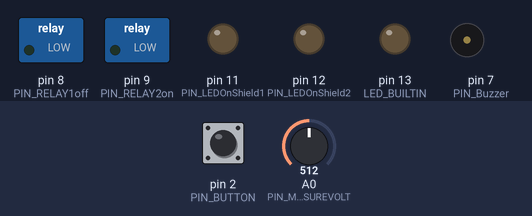
Bench run of a program on a simulated Arduino Uno, built with avr-gcc and run on an emulated ATmega328P. On the bench: switched loads named in the program (green lamp = pin HIGH), output pins drawn as LEDs (lit = HIGH), buzzer (waves = sounding). Dashed ring = blinking. The inputs (shaded band) are chosen by the test bench; at power-on: A0 (PIN_MEASUREVOLT) = 512, pin 2 (PIN_BUTTON) HIGH. Pins used as bus, display or sensor lines are not drawn.

Above: at 1.2 s.
1.3 s: A0 (PIN_MEASUREVOLT) set to 459
4.3 s: A0 (PIN_MEASUREVOLT) set to 442
At 5.8 s:
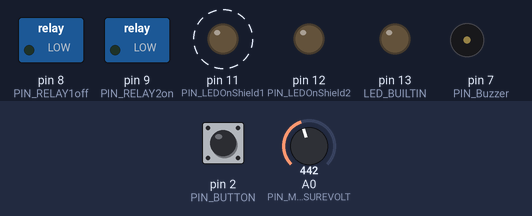
7.3 s: pin 2 (PIN_BUTTON) pulsed LOW 2 times (0.12 s each, 0.3 s apart)
At 9.73 s:
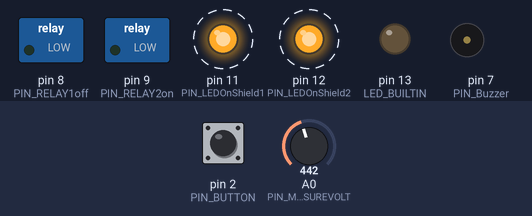
10.9 s: A0 (PIN_MEASUREVOLT) set to 1023
At 13.0 s:
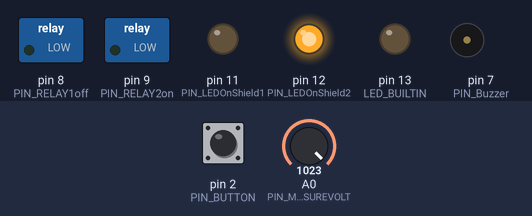
13.9 s: A0 (PIN_MEASUREVOLT) set to 927
16.9 s: A0 (PIN_MEASUREVOLT) set to 904
At 17.26 s:
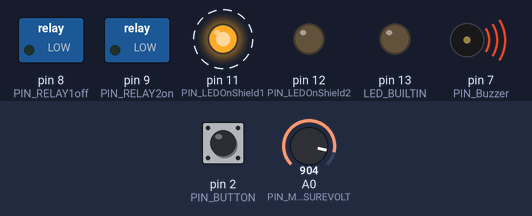
Timing chart, 0 to 19.9 s (numbered marks = the images above; inputs shaded):
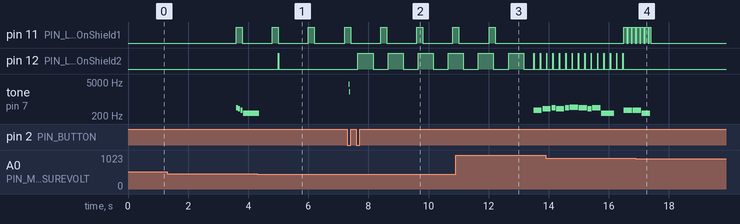

The program:

main.cpp
```cpp
#include <Arduino.h>
#include <SimpleTimer.h>
//#define _serialprint //turns on printing messages

#include "ode2joy.h"
int melodyPlay=0, currNote=0;
int *melody,num_notes;
long melodyPauseBeforeRepeat=0;

SimpleTimer mel_timer;
SimpleTimer timer2;

#define PIN_Buzzer 7
#define PIN_LEDOnShield1 11 //yellow ?
#define PIN_LEDOnShield2 12 //red ?
#define PIN_BUTTON 2
#define PIN_RELAY1off 8
#define PIN_RELAY2on 9
#define PIN_MEASUREVOLT A0

int LEDState=0;
long timeLED;
long LEDFlashOn=10,LEDFlashOff=5000;
void LEDFlashMode(byte mode){
  if(mode==0){ //wait
    LEDFlashOn=10;
    LEDFlashOff=5000;
  }else if(mode==1){ //high
    LEDFlashOn=100;
    LEDFlashOff=40;
  }else if(mode==2){ //low
    LEDFlashOn=200;
    LEDFlashOff=1000;
  }
}
//left yellow(green?) LED
int LEDState2=0;
long timeLED2;
long LEDFlashOn2=10,LEDFlashOff2=5000;
void LEDFlashMode2(byte mode){
  if(mode==0){ //wait (off)
    LEDFlashOn2=10;
    LEDFlashOff2=5000;
  }else if(mode==1){ //high (charging)
    LEDFlashOn2=500;
    LEDFlashOff2=500;
  }else if(mode==2){ //low  (charged (off))
    LEDFlashOn2=10;
    LEDFlashOff2=200;
  }
}
long buttonDownDebounce=0;
int buttonPressed=0;

float voltage=0, voltageCoef=0.015157616f;
const int VArNumReadings = 10;
float VArReadings[VArNumReadings]; //array for sliding average
int VArIndex = 0;                   //current index
float VArSumTotal = 0;
long startTime;

#define BatteryConnectedV 7
#define DischargeAlarmV 12.4 //12.4
#define DischargeAlarmReset 12.6 //12.7

#define EnableAutoChargeV 13.5 //auto can be turned on
#define OffAutoChargeV 13.8 //turn off charging

#define OverchargeAlarmV 14.2  //14.4
#define OverchargeAlarmReset 14.0  //14.2

/*#define VChangeToBalance 0.1 //as small as i can reliably detect
#define BalanceTime 7200000 //2hours (2*3600sec*1000millis)
float lastBalancedV=0;
long startBalanceTime=0;
*/

enum StatesMelodyPlay {st_off,st_melodyPlay,st_forceStopped}; //forceStopped=Silenced (LED continues flashing)
StatesMelodyPlay state_discharged=st_off;
StatesMelodyPlay state_charged=st_off;
int state_AutoCharging=0; // 0/1/-1(fast blinking charged) - starts when charge button pressed, ends via button or high voltage - priority state (when =1)

void repeatMelody();
void timer_call_playmelody() { //////////////////
  /*if(melodyPlay){
    if(currNote==3){//COUNT_NOTES){
      noTone(PIN_Buzzer);
      digitalWrite(PIN_Buzzer,HIGH);
      melodyPlay=0;
    }else{
      //noTone(PIN_Buzzer);
      digitalWrite(PIN_Buzzer,HIGH);
      //delay(20);
      tone(PIN_Buzzer, tones[currNote], durations[currNote]);
      mel_timer.setTimeout(durations[currNote],timer_call_playmelody);
      currNote++;
    }
  }*/
  if(melodyPlay){
    if(currNote>=num_notes){//COUNT_NOTES){
      noTone(PIN_Buzzer);
      digitalWrite(PIN_Buzzer,HIGH);

      if(melodyPauseBeforeRepeat>0){ //its almost playing, so we do not turn off melodyPlay :)
        mel_timer.setTimeout(melodyPauseBeforeRepeat,repeatMelody);
      }else{
        melodyPlay=0;
      }
    }else{
      //noTone(PIN_Buzzer);
      //digitalWrite(PIN_Buzzer,HIGH);
      //delay(20);

      int divider = melody[currNote*2 + 1], noteDuration=0;
      if (divider > 0) {
        noteDuration = (wholenote) / divider;
      } else if (divider < 0) {
        // dotted notes are represented with negative durations!!
        noteDuration = (wholenote) / (-divider);
        noteDuration *= 1.5; // increases the duration in half for dotted notes
      }

      // we only play the note for 90% of the duration, leaving 10% as a pause
      tone(PIN_Buzzer, melody[currNote*2], noteDuration*0.9);

      mel_timer.setTimeout(noteDuration,timer_call_playmelody);
      currNote++;
    }
  }/*else{
    noTone(PIN_Buzzer);
    digitalWrite(PIN_Buzzer,HIGH);
  }*/
}

void startMelody(byte mel_type,long aMelodyPauseBeforeRepeat=0){
  ///////////start melody//////////
  melodyPlay=1;
  currNote=0;
  melodyPauseBeforeRepeat = aMelodyPauseBeforeRepeat;

  if(mel_type==1){ //oda to joy
    melody = melody_oda2joy;
    num_notes=sizeof(melody_oda2joy)/sizeof(melody_oda2joy[0])/2;
    LEDFlashMode(1);
    LEDFlashMode2(0);

  }else if(mel_type==2){ //bach toccata d minor
    melody = melody_bachtocc;
    num_notes=sizeof(melody_bachtocc)/sizeof(melody_bachtocc[0])/2;
    LEDFlashMode(2);
    LEDFlashMode2(0);
  }else if(mel_type==3){ //LionSleepsTonight
    melody = melody_LionSleepsTonight;
    num_notes=sizeof(melody_LionSleepsTonight)/sizeof(melody_LionSleepsTonight[0])/2;
    LEDFlashMode2(2);
  }

  noTone(PIN_Buzzer);
  digitalWrite(PIN_Buzzer,HIGH);
  for(int i=0;i<mel_timer.getNumTimers();i++){
    mel_timer.deleteTimer(i);
  }
  timer_call_playmelody();
}

void repeatMelody(){
  currNote=0;
  timer_call_playmelody();
}

void stopMelody(){
  melodyPlay=0;
  noTone(PIN_Buzzer);
  digitalWrite(PIN_Buzzer,HIGH);
  melodyPauseBeforeRepeat=0;
}

void onButtonPressed() { ////////////////////////

  if(state_AutoCharging!=0){ //turn off charging or fast blinking (charged)
    state_AutoCharging=0;
     //off autocharging:
    digitalWrite(PIN_RELAY1off,HIGH);
    delay(4);
    digitalWrite(PIN_RELAY1off,LOW);
    LEDFlashMode2(0);
    return;
  }

  if(state_discharged==st_melodyPlay){
    state_discharged = st_forceStopped;
    stopMelody();

    tone(PIN_Buzzer, 4000, 20);
    delay(20);
    noTone(PIN_Buzzer);
    //delay(20);
    tone(PIN_Buzzer, 2000, 20);
    delay(20);
    noTone(PIN_Buzzer);
    digitalWrite(PIN_Buzzer,HIGH);
  }else if(state_charged==st_melodyPlay){
    state_charged = st_forceStopped;
    stopMelody();

    tone(PIN_Buzzer, 4000, 20);
    delay(20);
    noTone(PIN_Buzzer);
    //delay(20);
    tone(PIN_Buzzer, 2000, 20);
    delay(20);
    noTone(PIN_Buzzer);
    digitalWrite(PIN_Buzzer,HIGH);
  }else if(state_AutoCharging<=0 && voltage < EnableAutoChargeV){ //turn on charging
    state_AutoCharging=1;
    //on autocharging:
    digitalWrite(PIN_RELAY2on,HIGH);
    delay(4);
    digitalWrite(PIN_RELAY2on,LOW);
    LEDFlashMode2(1);
    return;
  }

}

void OnVoltageMeasured(){ ///////////////////////

  if(state_AutoCharging==1 && voltage > OffAutoChargeV){ //CHARGED! -> turn off auto charging
    state_AutoCharging=-1;
     //off autocharging:
    digitalWrite(PIN_RELAY1off,HIGH);
    delay(4);
    digitalWrite(PIN_RELAY1off,LOW);
    LEDFlashMode2(0);

    startMelody(3,0); //lion sleeps tonight, no repeat (0 interval)
  }

  //discharged:
  if(BatteryConnectedV < voltage && voltage <= DischargeAlarmV){ //low voltage -> discharged
    if(state_discharged==st_off){
      state_discharged=st_melodyPlay;
    }
  }
  if(voltage >= DischargeAlarmReset && state_discharged != st_off){ //low voltage melody turn off
    state_discharged=st_off;
    stopMelody();
    LEDFlashMode(0);
  }
  if(state_discharged == st_melodyPlay && melodyPlay==0){
    startMelody(2,20000); //dMinor
    LEDFlashMode(2);
  }

  //charged:
  if(voltage > OverchargeAlarmV){ //high voltage -> charged
    if(state_charged==st_off){
      state_charged=st_melodyPlay;
    }
  }
  if(voltage <= OverchargeAlarmReset && state_charged != st_off){ //high v melody turn off
    state_charged=st_off;
    stopMelody();
    LEDFlashMode(0);
  }
  if(state_charged == st_melodyPlay && melodyPlay==0){
    startMelody(1,10000); //joy
    LEDFlashMode(1);
  }

  /*
  //balancing:
  if(abs(voltage-lastBalancedV) > VChangeToBalance){
    lastBalancedV = voltage;
    startBalanceTime=millis();
    //on balancer
    digitalWrite(PIN_RELAY2on,HIGH);
    delay(4);
    digitalWrite(PIN_RELAY2on,LOW);
  }
  if(startBalanceTime!=0 && millis()-startBalanceTime > BalanceTime){
    startBalanceTime = 0;
    //off balancer
    digitalWrite(PIN_RELAY1off,HIGH);
    delay(4);
    digitalWrite(PIN_RELAY1off,LOW);
  }*/
}

void measureVoltage(){ //////////////////////////
  int val = analogRead(PIN_MEASUREVOLT);
  float curV = (float)val*voltageCoef;

  //sliding average:
  VArSumTotal = VArSumTotal - VArReadings[VArIndex];
  VArReadings[VArIndex] = curV;
  VArSumTotal = VArSumTotal + VArReadings[VArIndex];
  VArIndex++;
  if (VArIndex >= VArNumReadings){
    VArIndex = 0;
  }
  voltage = VArSumTotal / VArNumReadings;

  #ifdef _serialprint
  Serial.print(val);
  Serial.print(" - ");
  Serial.print(curV,2);
  Serial.print(" - ");
  Serial.print(voltage,2);
  Serial.println();
  #endif

  if(millis()-startTime>3500) //skip actions till voltage sliding window is fully populated
    OnVoltageMeasured();
}

void setup() { ////////////////////////////////////////////////
  #ifdef _serialprint
  Serial.begin(9600);
  #endif
  startTime = millis();

  pinMode(LED_BUILTIN, OUTPUT);
  digitalWrite(LED_BUILTIN,LOW);

  pinMode(PIN_Buzzer, OUTPUT);
  digitalWrite(PIN_Buzzer,HIGH);//HIGH=transistor off (inverted)

  timeLED = millis();
  pinMode(PIN_LEDOnShield1, OUTPUT);
  pinMode(PIN_LEDOnShield2, OUTPUT);
  digitalWrite(PIN_LEDOnShield1,LOW);
  digitalWrite(PIN_LEDOnShield2,LOW);

  pinMode(PIN_BUTTON, INPUT_PULLUP);
  //pinMode(PIN_LEDButton, INPUT);

  for(int i=0;i<VArNumReadings;i++){
    VArReadings[i]=0;
  }
  analogReference(INTERNAL);
  timer2.setInterval(300,measureVoltage);

  pinMode(PIN_RELAY1off, OUTPUT);
  digitalWrite(PIN_RELAY1off,LOW);
  pinMode(PIN_RELAY2on, OUTPUT);
  digitalWrite(PIN_RELAY2on,LOW);

  //off autocharging
  digitalWrite(PIN_RELAY1off,HIGH);
  delay(4);
  digitalWrite(PIN_RELAY1off,LOW);

  LEDFlashMode(0);
  LEDFlashMode2(0);
}

void loop() { /////////////////////////////////////////////////

  mel_timer.run();
  timer2.run();

  long LEDDuration=millis()-timeLED;
  if(LEDState>0){
    if(LEDDuration>LEDFlashOn){
      LEDState=0;
      digitalWrite(PIN_LEDOnShield1,LOW);
      timeLED = millis();
    }
  }else{
    if(LEDDuration>LEDFlashOff){
      LEDState=1;
      digitalWrite(PIN_LEDOnShield1,HIGH);
      timeLED = millis();
    }
  }
  //second (left,green/yellow) LED
  long LEDDuration2=millis()-timeLED2;
  if(LEDState2>0){
    if(LEDDuration2>LEDFlashOn2){
      LEDState2=0;
      digitalWrite(PIN_LEDOnShield2,LOW);
      timeLED2 = millis();
    }
  }else{
    if(LEDDuration2>LEDFlashOff2){
      LEDState2=1;
      digitalWrite(PIN_LEDOnShield2,HIGH);
      timeLED2 = millis();
    }
  }

  //button:
  if(digitalRead(PIN_BUTTON)==LOW){ //pressed ?
    if(buttonPressed==1){
      ;
    }else if(buttonDownDebounce==0){ //first time
      buttonDownDebounce=millis(); //start debouncing time
    }else if (millis() - buttonDownDebounce >= 50){
      onButtonPressed();
      buttonPressed=1;
    }
  }else{ //button up
    buttonPressed=0;
    buttonDownDebounce=0;
  }

} //loop
```

ode2joy.h
```cpp
#include "pitches.h"

int tempo=200;//114;

// notes of the moledy followed by the duration.
// a 4 means a quarter note, 8 an eighteenth , 16 sixteenth, so on
// !!negative numbers are used to represent dotted notes,
// so -4 means a dotted quarter note, that is, a quarter plus an eighteenth!!
int melody_oda2joy[] = {
  NOTE_E4,4,  NOTE_E4,4,  NOTE_F4,4,  NOTE_G4,4,//1
  NOTE_G4,4,  NOTE_F4,4,  NOTE_E4,4,  NOTE_D4,4,
  NOTE_C4,4,  NOTE_C4,4,  NOTE_D4,4,  NOTE_E4,4,
  NOTE_E4,-4, NOTE_D4,8,  NOTE_D4,2,

  NOTE_E4,4,  NOTE_E4,4,  NOTE_F4,4,  NOTE_G4,4,//4
  NOTE_G4,4,  NOTE_F4,4,  NOTE_E4,4,  NOTE_D4,4,
  NOTE_C4,4,  NOTE_C4,4,  NOTE_D4,4,  NOTE_E4,4,
  NOTE_D4,-4,  NOTE_C4,8,  NOTE_C4,2,

  NOTE_D4,4,  NOTE_D4,4,  NOTE_E4,4,  NOTE_C4,4,//8
  NOTE_D4,4,  NOTE_E4,8,  NOTE_F4,8,  NOTE_E4,4, NOTE_C4,4,
  NOTE_D4,4,  NOTE_E4,8,  NOTE_F4,8,  NOTE_E4,4, NOTE_D4,4,
  NOTE_C4,4,  NOTE_D4,4,  NOTE_G3,2,

  NOTE_E4,4,  NOTE_E4,4,  NOTE_F4,4,  NOTE_G4,4,//12
  NOTE_G4,4,  NOTE_F4,4,  NOTE_E4,4,  NOTE_D4,4,
  NOTE_C4,4,  NOTE_C4,4,  NOTE_D4,4,  NOTE_E4,4,
  NOTE_D4,-4,  NOTE_C4,8,  NOTE_C4,2
};

int melody_bachtocc[] = {
    NOTE_A4,16, NOTE_G4,16, NOTE_A4,1, NOTE_G4,16, NOTE_F4,16, NOTE_D4,16, NOTE_E4,16, NOTE_C4,2, REST,16, NOTE_D4,1
};

int melody_LionSleepsTonight[] = {

  NOTE_F4, 4, NOTE_G4, 4, NOTE_A4, 8, NOTE_G4, 4, NOTE_A4, 8, //1
  NOTE_AS4, 4, NOTE_A4, 4, NOTE_G4, 8, NOTE_F4, 4, NOTE_G4, 8,
  NOTE_A4, 4, NOTE_C4, 8, NOTE_C4, 4, NOTE_C4, 8, NOTE_C4, 4,
  NOTE_C4, 1, //1st ending
};

// sizeof gives the number of bytes, each int value is composed of two bytes (16 bits)
// there are two values per note (pitch and duration), so for each note there are four bytes
//int num_notes=sizeof(melody)/sizeof(melody[0])/2;

// this calculates the duration of a whole note in ms (60s/tempo)*4 beats
int wholenote = (60000 * 4) / tempo;

//star wars:
/*const byte COUNT_NOTES = 39;
int tones[COUNT_NOTES] = {
  392, 392, 392, 311, 466, 392, 311, 466, 392,
  587, 587, 587, 622, 466, 369, 311, 466, 392,
  784, 392, 392, 784, 739, 698, 659, 622, 659,
  415, 554, 523, 493, 466, 440, 466,
  311, 369, 311, 466, 392
};
int durations[COUNT_NOTES] = {
  350, 350, 350, 250, 100, 350, 250, 100, 700,
  350, 350, 350, 250, 100, 350, 250, 100, 700,
  350, 250, 100, 350, 250, 100, 100, 100, 450,
  150, 350, 250, 100, 100, 100, 450,
  150, 350, 250, 100, 750
};*/
```

pitches.h
```cpp
#ifndef __pitchesh__
#define __pitchesh__

#define NOTE_B0  31
#define NOTE_C1  33
#define NOTE_CS1 35
#define NOTE_D1  37
#define NOTE_DS1 39
#define NOTE_E1  41
#define NOTE_F1  44
#define NOTE_FS1 46
#define NOTE_G1  49
#define NOTE_GS1 52
#define NOTE_A1  55
#define NOTE_AS1 58
#define NOTE_B1  62
#define NOTE_C2  65
#define NOTE_CS2 69
#define NOTE_D2  73
#define NOTE_DS2 78
#define NOTE_E2  82
#define NOTE_F2  87
#define NOTE_FS2 93
#define NOTE_G2  98
#define NOTE_GS2 104
#define NOTE_A2  110
#define NOTE_AS2 117
#define NOTE_B2  123
#define NOTE_C3  131
#define NOTE_CS3 139
#define NOTE_D3  147
#define NOTE_DS3 156
#define NOTE_E3  165
#define NOTE_F3  175
#define NOTE_FS3 185
#define NOTE_G3  196
#define NOTE_GS3 208
#define NOTE_A3  220
#define NOTE_AS3 233
#define NOTE_B3  247
#define NOTE_C4  262
#define NOTE_CS4 277
#define NOTE_D4  294
#define NOTE_DS4 311
#define NOTE_E4  330
#define NOTE_F4  349
#define NOTE_FS4 370
#define NOTE_G4  392
#define NOTE_GS4 415
#define NOTE_A4  440
#define NOTE_AS4 466
#define NOTE_B4  494
#define NOTE_C5  523
#define NOTE_CS5 554
#define NOTE_D5  587
#define NOTE_DS5 622
#define NOTE_E5  659
#define NOTE_F5  698
#define NOTE_FS5 740
#define NOTE_G5  784
#define NOTE_GS5 831
#define NOTE_A5  880
#define NOTE_AS5 932
#define NOTE_B5  988
#define NOTE_C6  1047
#define NOTE_CS6 1109
#define NOTE_D6  1175
#define NOTE_DS6 1245
#define NOTE_E6  1319
#define NOTE_F6  1397
#define NOTE_FS6 1480
#define NOTE_G6  1568
#define NOTE_GS6 1661
#define NOTE_A6  1760
#define NOTE_AS6 1865
#define NOTE_B6  1976
#define NOTE_C7  2093
#define NOTE_CS7 2217
#define NOTE_D7  2349
#define NOTE_DS7 2489
#define NOTE_E7  2637
#define NOTE_F7  2794
#define NOTE_FS7 2960
#define NOTE_G7  3136
#define NOTE_GS7 3322
#define NOTE_A7  3520
#define NOTE_AS7 3729
#define NOTE_B7  3951
#define NOTE_C8  4186
#define NOTE_CS8 4435
#define NOTE_D8  4699
#define NOTE_DS8 4978
#define REST 0

#endif //__pitchesh__
```

Measured:
- the behaviour switches between 450 and 449 on A0 (PIN_MEASUREVOLT) (found by bisection; images 0 and 1)
- the behaviour switches between 913 and 912 on A0 (PIN_MEASUREVOLT) (found by bisection; images 3 and 4)
- after the input at 7.3 s, tone on pin 7 (PIN_Buzzer): silent → 4000 Hz after 0.05 s, → 2000 Hz 0.02 s later, → silent 0.02 s later
- after the input at 10.9 s, pin 11 (PIN_LEDOnShield1): goes on until 12.2 s, then stays LOW; tone on pin 7 (PIN_Buzzer): silent → 349 Hz after 2.6 s, → silent 0.27 s later, → 392 Hz 0.03 s later
- after the input at 16.9 s, tone on pin 7 (PIN_Buzzer): goes on until 17.4 s, then stays silent
- by itself, pin 11 (PIN_LEDOnShield1): alternates HIGH for 0.20 s and LOW for 1.0 s
- by itself, pin 12 (PIN_LEDOnShield2): alternates HIGH for 0.50 s and LOW for 0.50 s
